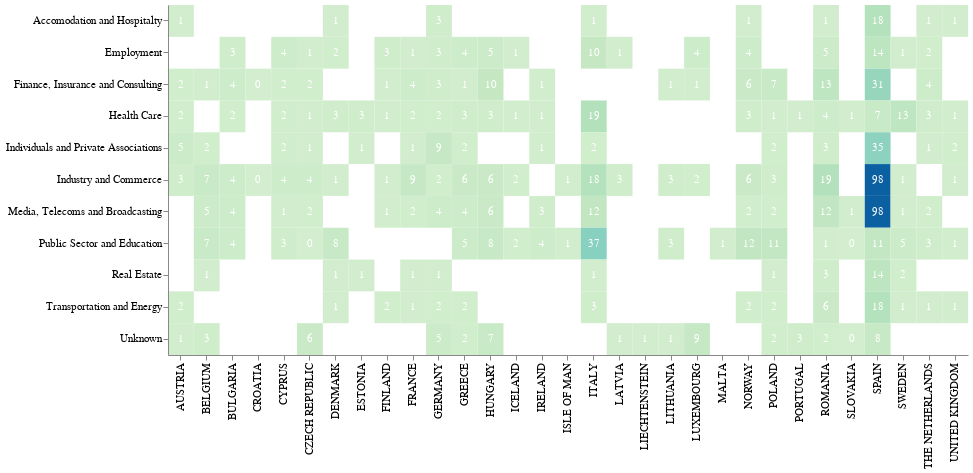

Write notebook code for a chart like this one.
### Code cell
# Configure text
text = (
    alt.Chart(df_plot)
    .mark_text(color="white")
    .encode(
        x=alt.X("country:N", title=""),
        y=alt.Y("sector:N", title=""),
        text=alt.Text("fine:Q"),
    )
)

heatmap = (
    alt.Chart(df_plot, title="")
    .mark_rect()
    .encode(
        x=alt.X("country:N", title=""),
        y=alt.Y("sector:N", title=""),
        #color=alt.Color("fine", legend=None, scale=alt.Scale(type="log", nice=True)),
        color=alt.Color("fine", legend=None, scale=alt.Scale(scheme='greenblue')),
    )
)

combined = (
    (heatmap + text)
    .properties(title="", width=800, height=350)
    .configure_legend(labelFontSize=30)
    .configure_view(strokeWidth=0)
    #.configure(background="#F0F0F0")
    .configure_axis(labelFontSize=11,
    titleFontSize=11)
)

combined

### Figure 1 — Vega-Lite specification as saved in the notebook (floating-point values rounded to 4 significant figures; data arrays with more than 128 entries replaced by an {"elided": "..."} marker saying what was removed)
{"config": {"view": {"continuousWidth": 400, "continuousHeight": 300, "strokeWidth": 0}, "axis": {"labelFontSize": 11, "titleFontSize": 11}, "legend": {"labelFontSize": 30}}, "layer": [{"mark": "rect", "encoding": {"color": {"type": "quantitative", "field": "fine", "legend": null, "scale": {"scheme": "greenblue"}}, "x": {"type": "nominal", "field": "country", "title": ""}, "y": {"type": "nominal", "field": "sector", "title": ""}}, "title": ""}, {"mark": {"type": "text", "color": "white"}, "encoding": {"text": {"type": "quantitative", "field": "fine"}, "x": {"type": "nominal", "field": "country", "title": ""}, "y": {"type": "nominal", "field": "sector", "title": ""}}}], "data": {"name": "data-d05b19d97c0ff8d940836a2c8d273202"}, "height": 350, "title": "", "width": 800, "$schema": "https://vega.github.io/schema/vega-lite/v4.8.1.json", "datasets": {"data-d05b19d97c0ff8d940836a2c8d273202": {"elided": "186 records"}}}
